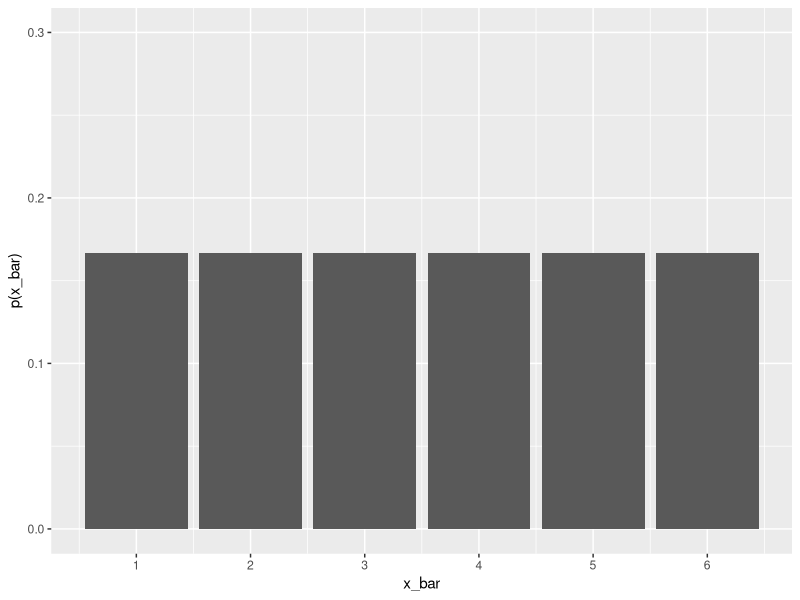
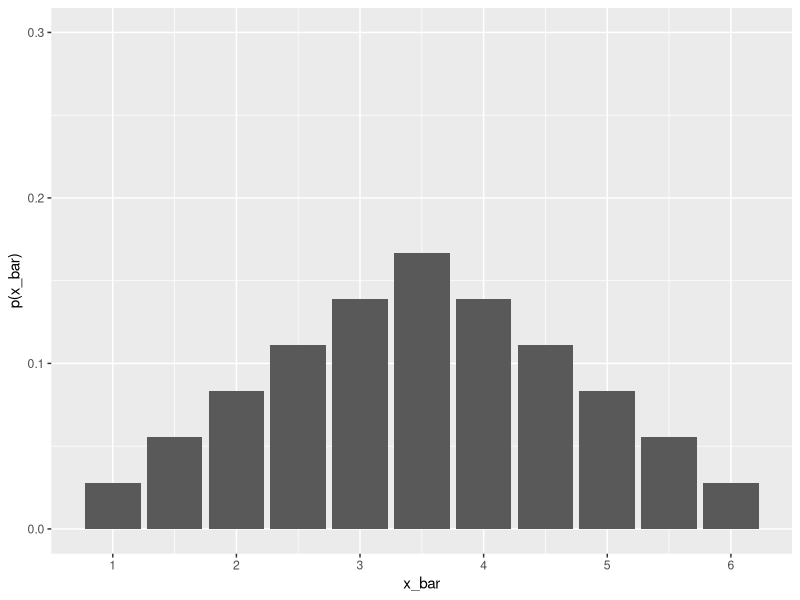
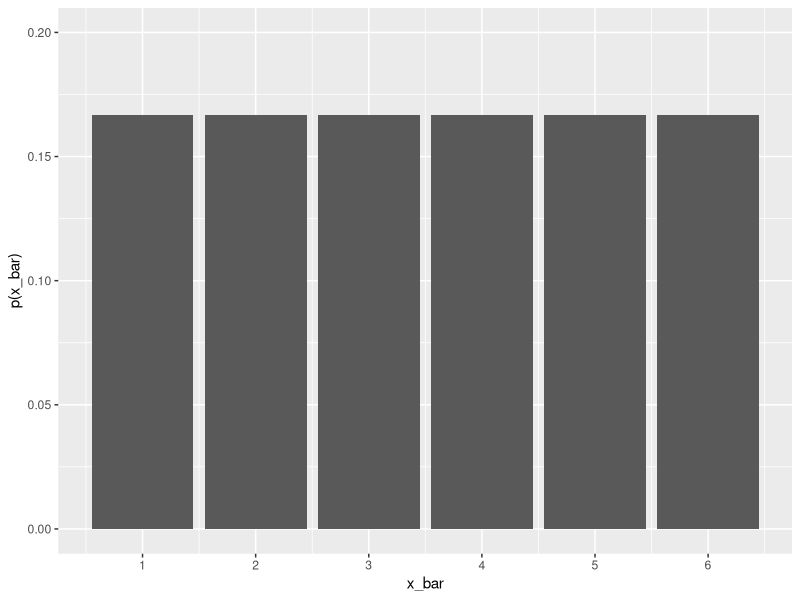
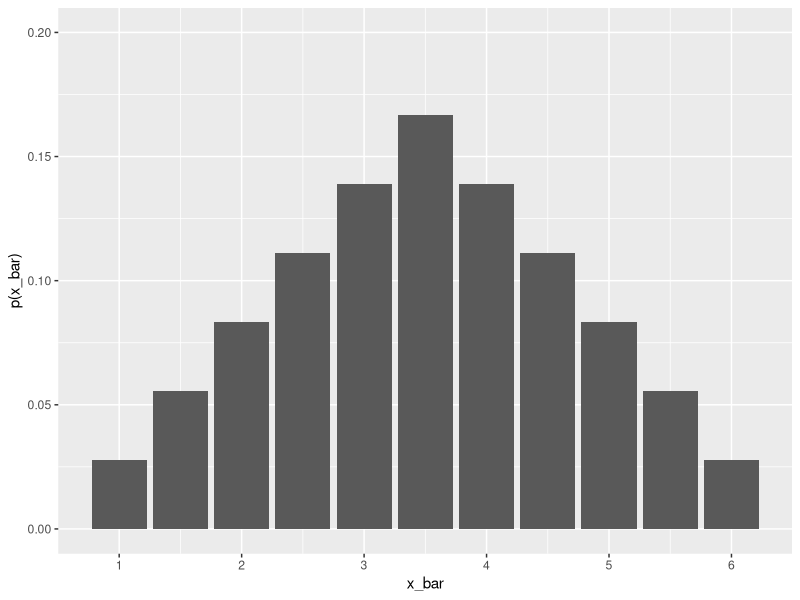
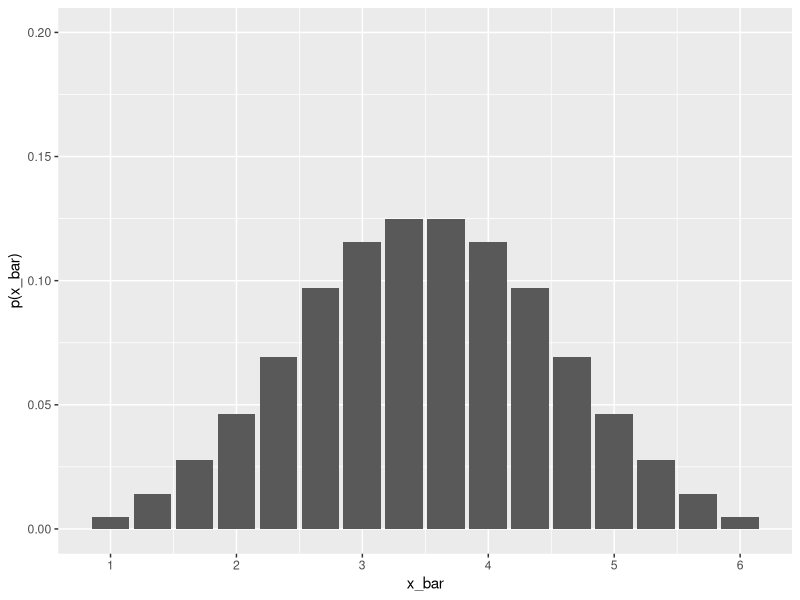
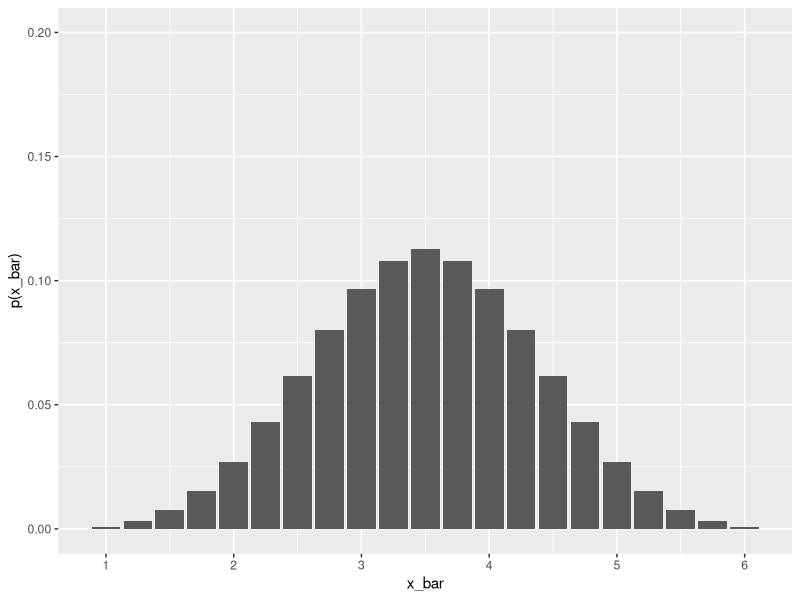
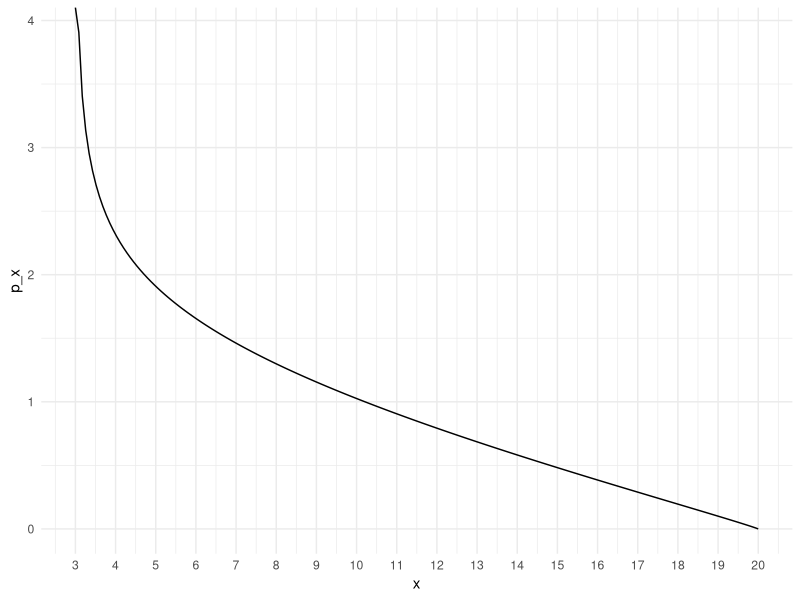
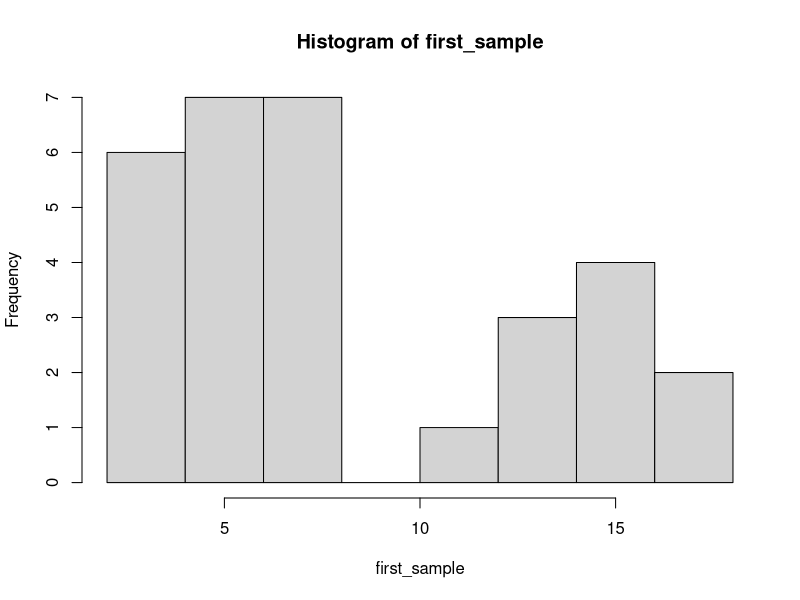

Generate these figures, in order, with R: (Note: this script raises an error after producing the figures.)
## ---- chunk 1
#| include: false
g <- glue::glue
library(ggplot2)
sapply(list.files(here::here('R'), full.names = T), source)
## ---- chunk 2
vals <- tibble::tibble(
    x = 1:6,
    y = 1/6
)

vals |> 
ggplot(aes(x = x, y = y)) +
geom_bar(stat = "identity") + 
scale_x_continuous(breaks = 1:6, name = "x_bar") +
scale_y_continuous(limits = c(0, .3), name = "p(x_bar)")



## ---- chunk 3
#| tbl-cap: Sums of the upper faces of two dice


expand.grid(
    die_1 = 1:6,
    die_2 = 1:6
) |> 
transform(die_sum = die_1 + die_2) |> 
tidyr::pivot_wider(names_from = die_1, values_from = die_sum) |> 
flextable::flextable() |> 
flextable::set_header_labels(die_2 = 'Second Die')  |> 
flextable::bold(j = 1)  |> 
flextable::bold(i = 1, part = "header") |> 
flextable::add_header_lines("First Die")

## ---- chunk 4
#| tbl-cap: Sampling Distribution of $\bar x$
expand.grid(
    die_1 = 1:6,
    die_2 = 1:6
) |> 
transform(die_avg = (die_1 + die_2)/2)  |> 
dplyr::count(die_avg)  |> 
transform(p = round(n /36, 3)) |> 
flextable::flextable() |> 
flextable::set_header_labels(die_avg = "xbar", n = "N", p = "Freq")
## ---- chunk 5
#| fig-cap: Sampling Distribution of $\bar x$
expand.grid(
    die_1 = 1:6,
    die_2 = 1:6
) |> 
transform(die_avg = (die_1 + die_2)/2)  |> 
dplyr::count(die_avg)  |> 
transform(p = round(n /36, 10)) |> 
ggplot(aes(x = die_avg, y = p)) + 
geom_bar(stat = "identity") + 
scale_x_continuous(breaks = 1:6, name = "x_bar") +
scale_y_continuous(limits = c(0, .3), name = "p(x_bar)")


## ---- chunk 6
#| label: fig-charts
#| fig-subcap: 
#|   - "Average of 1 Die"
#|   - "Average of 2 Dice"
#|   - "Average of 3 Dice"
#|   - "Average pf 4 Dice" 
#| layout-ncol: 2
#| fig-cap: Sampling Distribution of $\bar x$

vals <- tibble::tibble(
    x = 1:6,
    y = 1/6
)

vals |> 
ggplot(aes(x = x, y = y)) +
geom_bar(stat = "identity") + 
scale_x_continuous(breaks = 1:6, name = "x_bar") +
scale_y_continuous(limits = c(0, .2), name = "p(x_bar)")



 
expand.grid(
    die_1 = 1:6,
    die_2 = 1:6
) |> 
transform(die_avg = (die_1 + die_2)/2)  |> 
dplyr::count(die_avg)  |> 
transform(p = round(n /36, 10)) |> 
ggplot(aes(x = die_avg, y = p)) + 
geom_bar(stat = "identity") + 
scale_x_continuous(breaks = 1:6, name = "x_bar") +
scale_y_continuous(limits = c(0, .2), name = "p(x_bar)")


 
expand.grid(
    die_1 = 1:6,
    die_2 = 1:6,
    die_3 = 1:6
) |> 
transform(die_avg = (die_1 + die_2 + die_3)/3)  |> 
dplyr::count(die_avg)  |> 
transform(p = round(n /6^3, 10)) |> 
ggplot(aes(x = die_avg, y = p)) + 
geom_bar(stat = "identity") + 
scale_x_continuous(breaks = 1:6, name = "x_bar") +
scale_y_continuous(limits = c(0, .2), name = "p(x_bar)")


expand.grid(
    die_1 = 1:6,
    die_2 = 1:6,
    die_3 = 1:6,
    die_4 = 1:6
) |> 
transform(die_avg = (die_1 + die_2 + die_3 + die_4)/4)  |> 
dplyr::count(die_avg)  |> 
transform(p = round(n /6^4, 10)) |> 
ggplot(aes(x = die_avg, y = p)) + 
geom_bar(stat = "identity") + 
scale_x_continuous(breaks = 1:6, name = "x_bar") +
scale_y_continuous(limits = c(0, .2), name = "p(x_bar)")


## ---- chunk 7
rbeta_mean_sd <- function(n, v_min, v_max, v_mean, v_sd) {
    width <- v_max - v_min
    checkmate::assert_number(width, lower = 0, finite = TRUE)
    checkmate::assert_true(width > 0)

    mu <- (v_mean - v_min) / width
    var <- (v_sd / width)^2
    checkmate::assert_number(var, lower = 0, upper = mu * (1 - mu))

    shape1 <- ((1 - mu) / var - 1 / mu) * mu^2
    shape2 <- shape1 * (1 / mu - 1)


    beta_draws <- rbeta(n, shape1, shape2)
    beta_draws <- beta_draws * width + v_min
    attr(beta_draws, "shape1") <- shape1
    attr(beta_draws, "shape2") <- shape2
    attr(beta_draws, "definition") <- c(
        min = v_min,
        max = v_max,
        mean = v_mean,
        sd = v_sd
    )
    beta_draws
}

beta_params <- rbeta_mean_sd(1, 3, 20, 8, 4)
beta_def <- attr(beta_params, "definition")
width <- beta_def["max"] - beta_def["min"]
population_plot_data <- tibble::tibble(
    x = seq(beta_def["min"], beta_def["max"], length.out = 200),
    p_x = dbeta((x - beta_def["min"]) / width, shape1 = attr(beta_params, "shape1"), shape2 = attr(beta_params, "shape2"))
)

ggplot(population_plot_data, aes(x = x, y = p_x)) +
    geom_line() +
    theme_minimal() +
    scale_x_continuous(breaks = 3:20)



## ---- chunk 8
set.seed(20231105)
first_sample <- rbeta_mean_sd(30, 3, 20, 8, 4)
hist(first_sample)
round(first_sample, 1) |> as.numeric() |> sort()
## ---- chunk 9
mean(first_sample)
## ---- chunk 10
set.seed(20231106)
second_sample <- rbeta_mean_sd(30, 3, 20, 8, 4)
hist(second_sample)
round(second_sample, 1) |> as.numeric() |> sort()
## ---- chunk 11
mean(second_sample)
## ---- chunk 12
set.seed(20231105)
all_means <- lapply(1:1000, function(.i) {
   rbeta_mean_sd(30, 3, 20, 8, 4) 
}) |> sapply(mean)
data.frame(x = all_means) |> 
ggplot(aes(x = x)) +
geom_histogram()
## ---- chunk 13
get_lecture_homework(21)
